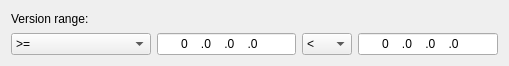
<?xml version="1.0" encoding="UTF-8"?>
<ui version="4.0">
 <class>Form</class>
 <widget class="QWidget" name="Form">
  <property name="geometry">
   <rect>
    <x>0</x>
    <y>0</y>
    <width>509</width>
    <height>66</height>
   </rect>
  </property>
  <property name="windowTitle">
   <string/>
  </property>
  <layout class="QGridLayout" name="gridLayout">
   <item row="0" column="0">
    <widget class="QLabel" name="rangeLabel">
     <property name="text">
      <string>Version range:</string>
     </property>
     <property name="buddy">
      <cstring>minComboBox</cstring>
     </property>
    </widget>
   </item>
   <item row="1" column="0">
    <widget class="QComboBox" name="minComboBox">
     <property name="sizePolicy">
      <sizepolicy hsizetype="Preferred" vsizetype="Fixed">
       <horstretch>0</horstretch>
       <verstretch>0</verstretch>
      </sizepolicy>
     </property>
     <property name="minimumSize">
      <size>
       <width>50</width>
       <height>0</height>
      </size>
     </property>
     <item>
      <property name="text">
       <string>&gt;=</string>
      </property>
     </item>
     <item>
      <property name="text">
       <string>&gt;</string>
      </property>
     </item>
    </widget>
   </item>
   <item row="1" column="1">
    <widget class="QLineEdit" name="minLineEdit">
     <property name="sizePolicy">
      <sizepolicy hsizetype="Preferred" vsizetype="Fixed">
       <horstretch>0</horstretch>
       <verstretch>0</verstretch>
      </sizepolicy>
     </property>
     <property name="inputMask">
      <string>00000.00000.00000.00000</string>
     </property>
     <property name="text">
      <string>0.0.0.0</string>
     </property>
     <property name="alignment">
      <set>Qt::AlignCenter</set>
     </property>
    </widget>
   </item>
   <item row="1" column="2">
    <widget class="QComboBox" name="maxComboBox">
     <property name="sizePolicy">
      <sizepolicy hsizetype="Fixed" vsizetype="Fixed">
       <horstretch>0</horstretch>
       <verstretch>0</verstretch>
      </sizepolicy>
     </property>
     <property name="minimumSize">
      <size>
       <width>50</width>
       <height>0</height>
      </size>
     </property>
     <item>
      <property name="text">
       <string>&lt;</string>
      </property>
     </item>
     <item>
      <property name="text">
       <string>&lt;=</string>
      </property>
     </item>
    </widget>
   </item>
   <item row="1" column="3">
    <widget class="QLineEdit" name="maxLineEdit">
     <property name="sizePolicy">
      <sizepolicy hsizetype="Preferred" vsizetype="Fixed">
       <horstretch>0</horstretch>
       <verstretch>0</verstretch>
      </sizepolicy>
     </property>
     <property name="inputMask">
      <string>00000.00000.00000.00000</string>
     </property>
     <property name="text">
      <string>0.0.0.0</string>
     </property>
     <property name="alignment">
      <set>Qt::AlignCenter</set>
     </property>
    </widget>
   </item>
  </layout>
 </widget>
 <tabstops>
  <tabstop>minComboBox</tabstop>
  <tabstop>minLineEdit</tabstop>
  <tabstop>maxComboBox</tabstop>
  <tabstop>maxLineEdit</tabstop>
 </tabstops>
 <resources/>
 <connections/>
</ui>
